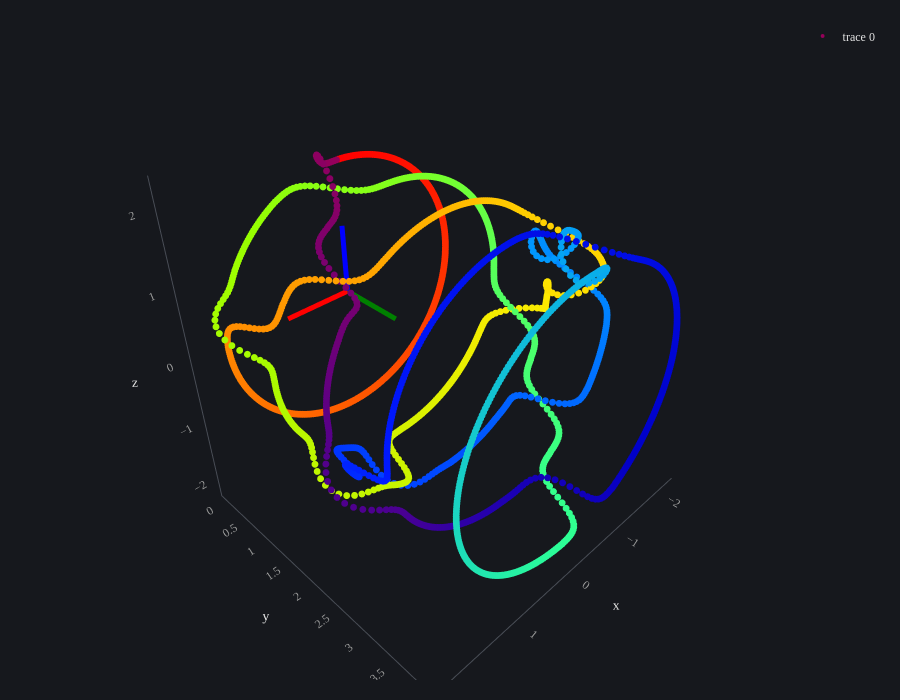

This figure's notebook cell:
### Markdown cell above
### the full raw braid as one contiguous chain

### Code cell
import numpy as np

from geometry_mnist.knotgen.braidclosure import generate_braid_closure
from geometry_mnist.plotly.plots import plot_pts


word = [1,-2,1,3,2,2,-4,-3,2,-3,-3,-4] # word must be 1-indexed to hold sign+braid_id. 
n_pts_per_ops = 30

pts_raw = generate_braid_closure(word, n_pts_per_ops)
plot_pts(pts_raw)

### Figure 1 — Plotly figure (JSON) as saved in the notebook; plotly's stock layout.template omitted (floating-point values rounded to 4 significant figures; data arrays with more than 128 entries replaced by an {"elided": "..."} marker saying what was removed)
{"data": [{"marker": {"color": {"elided": "1800 int values"}, "colorscale": [[0, "rgb(150,0,90)"], [0.125, "rgb(0,0,200)"], [0.25, "rgb(0,25,255)"], [0.375, "rgb(0,152,255)"], [0.5, "rgb(44,255,150)"], [0.625, "rgb(151,255,0)"], [0.75, "rgb(255,234,0)"], [0.875, "rgb(255,111,0)"], [1, "rgb(255,0,0)"]], "size": 4}, "type": "scatter3d", "x": {"elided": "1800 float values"}, "y": {"elided": "1800 float values"}, "z": {"elided": "1800 float values"}}, {"hoverinfo": "skip", "line": {"color": "red", "width": 10}, "mode": "lines", "showlegend": false, "type": "scatter3d", "x": [0, 1], "y": [0, 0], "z": [0, 0]}, {"hoverinfo": "skip", "line": {"color": "green", "width": 10}, "mode": "lines", "showlegend": false, "type": "scatter3d", "x": [0, 0], "y": [0, 1], "z": [0, 0]}, {"hoverinfo": "skip", "line": {"color": "blue", "width": 10}, "mode": "lines", "showlegend": false, "type": "scatter3d", "x": [0, 0], "y": [0, 0], "z": [0, 1]}], "layout": {"height": 700, "scene": {"aspectmode": "data"}}}
